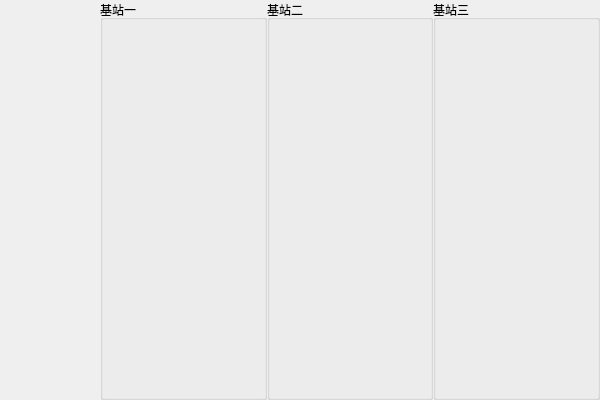
<?xml version="1.0" encoding="UTF-8"?>
<ui version="4.0">
 <class>dialog_mg</class>
 <widget class="QDialog" name="dialog_mg">
  <property name="geometry">
   <rect>
    <x>0</x>
    <y>0</y>
    <width>600</width>
    <height>400</height>
   </rect>
  </property>
  <property name="windowTitle">
   <string>Dialog</string>
  </property>
  <layout class="QHBoxLayout" name="horizontalLayout">
   <property name="spacing">
    <number>0</number>
   </property>
   <property name="leftMargin">
    <number>0</number>
   </property>
   <property name="topMargin">
    <number>0</number>
   </property>
   <property name="rightMargin">
    <number>0</number>
   </property>
   <property name="bottomMargin">
    <number>0</number>
   </property>
   <item>
    <widget class="QWidget" name="mg_list_widget" native="true">
     <property name="maximumSize">
      <size>
       <width>100</width>
       <height>16777215</height>
      </size>
     </property>
    </widget>
   </item>
   <item>
    <widget class="QGroupBox" name="mg_box_one">
     <property name="title">
      <string>基站一</string>
     </property>
    </widget>
   </item>
   <item>
    <widget class="QGroupBox" name="mg_box_two">
     <property name="title">
      <string>基站二</string>
     </property>
    </widget>
   </item>
   <item>
    <widget class="QGroupBox" name="mg_box_three">
     <property name="title">
      <string>基站三</string>
     </property>
    </widget>
   </item>
  </layout>
 </widget>
 <resources/>
 <connections/>
</ui>
